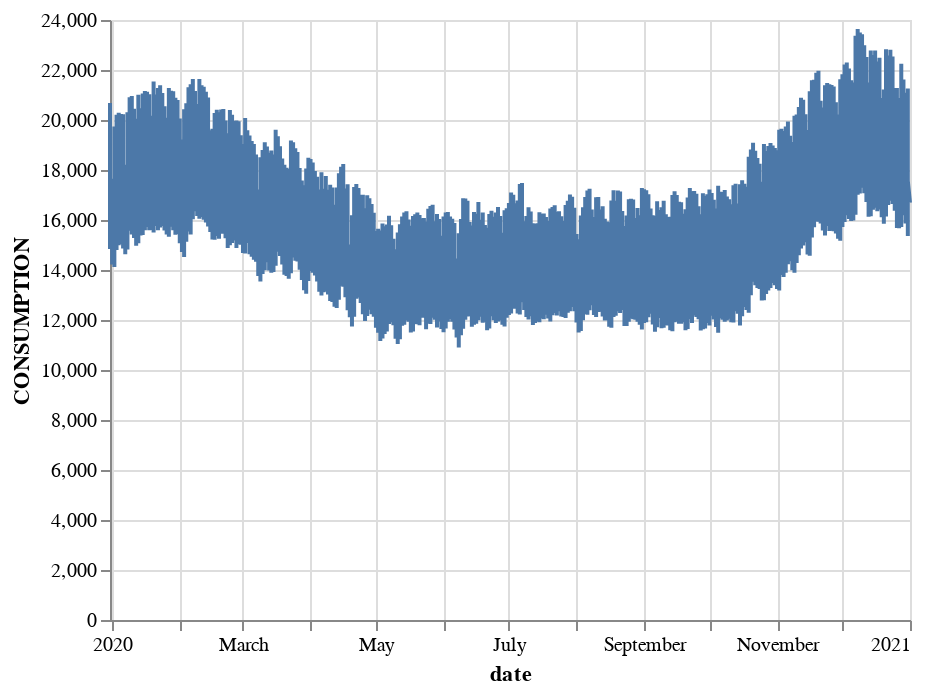

Here is the notebook cell this chart was saved with:
### Code cell
alt.Chart(data).mark_line().encode(
    x = alt.X('date'),
    y = alt.Y('CONSUMPTION')
)

### Figure 1 — Vega-Lite specification as saved in the notebook (floating-point values rounded to 4 significant figures; data arrays with more than 128 entries replaced by an {"elided": "..."} marker saying what was removed)
{"config": {"view": {"continuousWidth": 400, "continuousHeight": 300}}, "data": {"name": "data-cb1cc29a71dc48e92836d3fc55ceb348"}, "mark": "line", "encoding": {"x": {"type": "temporal", "field": "date"}, "y": {"type": "quantitative", "field": "CONSUMPTION"}}, "$schema": "https://vega.github.io/schema/vega-lite/v4.8.1.json", "datasets": {"data-cb1cc29a71dc48e92836d3fc55ceb348": {"elided": "8808 records"}}}
